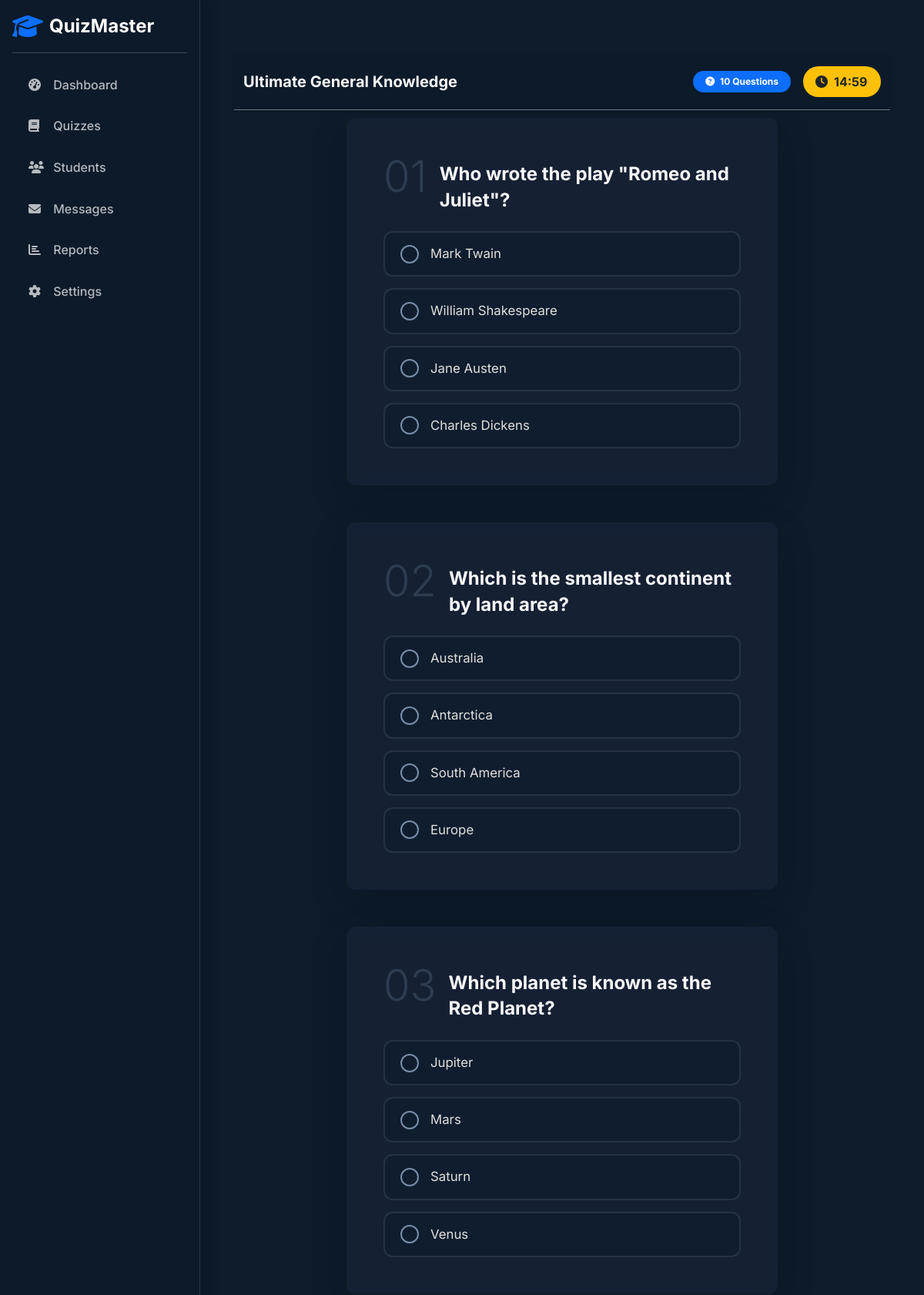
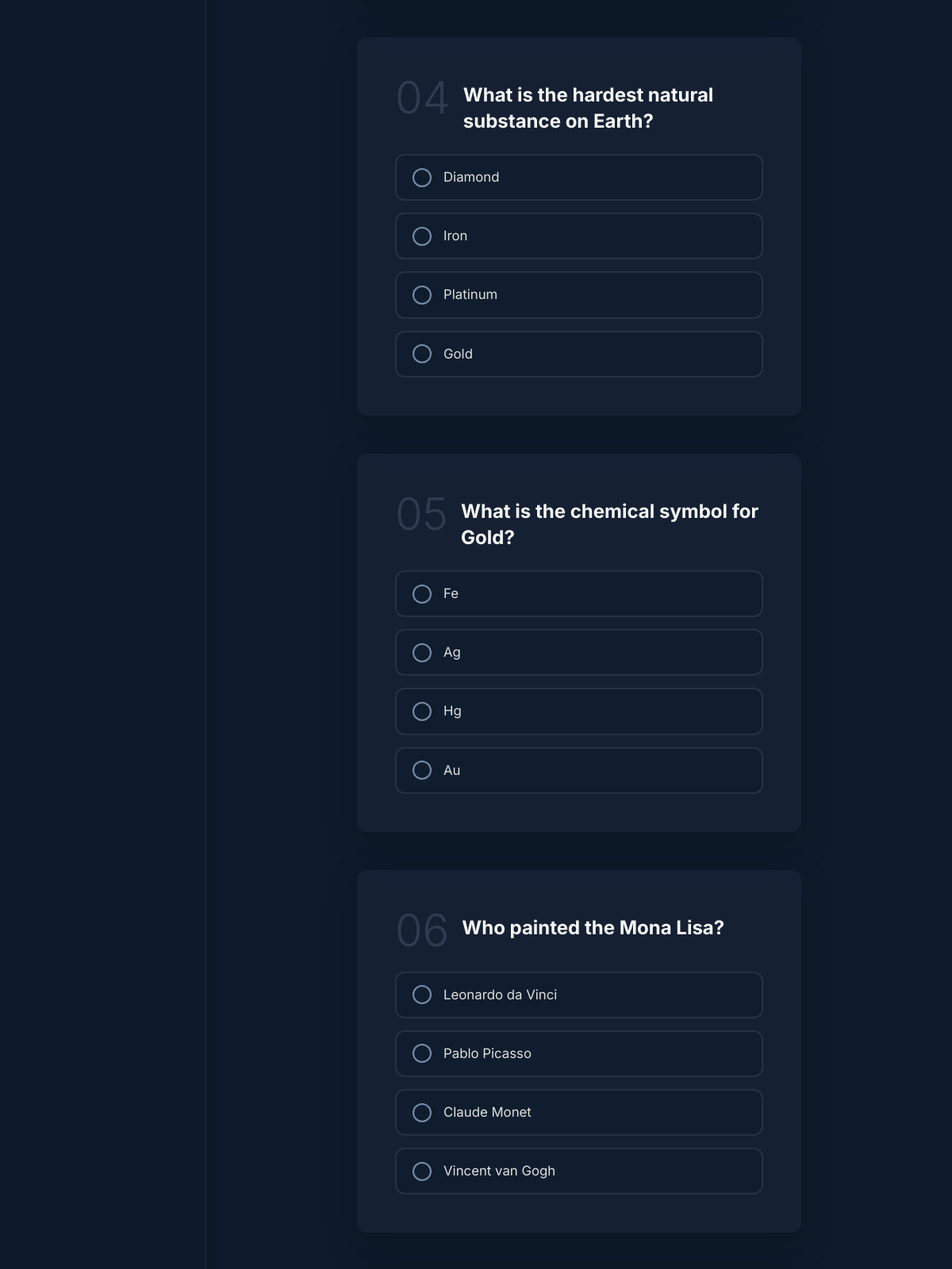
/student/take-quiz.php?id=1 (signed in, upper part), run on the app's committed database (2 pictures, top to bottom).
### tables this page shows
CREATE TABLE quizzes (
    id INT AUTO_INCREMENT PRIMARY KEY,
    title VARCHAR(255) NOT NULL,
    description TEXT,
    category_id INT,
    time_limit INT DEFAULT 0 COMMENT 'Time in minutes',
    passing_score INT DEFAULT 50 COMMENT 'Percentage',
    created_by INT NOT NULL,
    created_at TIMESTAMP DEFAULT CURRENT_TIMESTAMP,
    
    FOREIGN KEY (category_id) REFERENCES categories(id) ON DELETE SET NULL,
    FOREIGN KEY (created_by) REFERENCES users(id) ON DELETE CASCADE
);

CREATE TABLE questions (
    id INT AUTO_INCREMENT PRIMARY KEY,
    quiz_id INT NOT NULL,
    question_text TEXT NOT NULL,
    question_type ENUM('multiple_choice', 'true_false') DEFAULT 'multiple_choice',
    marks INT DEFAULT 1,
    created_at TIMESTAMP DEFAULT CURRENT_TIMESTAMP,
    
    FOREIGN KEY (quiz_id) REFERENCES quizzes(id) ON DELETE CASCADE
);

CREATE TABLE options (
    id INT AUTO_INCREMENT PRIMARY KEY,
    question_id INT NOT NULL,
    option_text TEXT NOT NULL,
    is_correct TINYINT(1) DEFAULT 0,
    
    FOREIGN KEY (question_id) REFERENCES questions(id) ON DELETE CASCADE
);

### controllers/take-quiz-process.php (called while the page is built, shortened)
<?php
require_once '../config/database.php';
require_once '../includes/functions.php';
$quiz_id = $_GET['id'];
$stmt = $pdo->prepare("SELECT * FROM quizzes WHERE id = ?");
$stmt->execute([$quiz_id]);
$quiz = $stmt->fetch();
$stmt = $pdo->prepare("SELECT * FROM questions WHERE quiz_id = ? ORDER BY RAND()");
$stmt->execute([$quiz_id]);
$questions = $stmt->fetchAll();
include_once '../includes/header.php';
?>

### includes/functions.php (called while the page is built, shortened)
<?php
function sanitize($data) {
    return htmlspecialchars(strip_tags(trim($data)));
}
?>

### student/take-quiz.php (the view, shortened to what this page needs)
<?php include_once '../controllers/take-quiz-process.php'; ?>
<div class="sticky-top bg-dark-glass border-bottom border-secondary mb-4 py-3 shadow-sm" style="top: 70px; z-index: 900;">
    <div class="container">
        <div class="d-flex justify-content-between align-items-center">
            <div>
                <h5 class="mb-0 text-light d-none d-md-block"><?php echo sanitize($quiz['title']); ?></h5>
            </div>
            <div class="d-flex align-items-center gap-3">
                <span class="badge bg-primary rounded-pill px-3 py-2">
                    <i class="fas fa-question-circle me-1"></i> <?php echo count($questions); ?> Questions
                </span>
                <?php if($quiz['time_limit'] > 0): ?>
                    <div class="timer-badge d-flex align-items-center px-3 py-2 rounded-pill bg-warning text-dark fw-bold">
                        <i class="fas fa-clock me-2"></i>
                        <span id="time-remaining" style="min-width: 45px;"><?php echo $quiz['time_limit']; ?>:00</span>
                    </div>
                <?php endif; ?>
            </div>
        </div>
    </div>
</div>
<div class="row justify-content-center">
    <div class="col-lg-8">
        <form action="" method="POST" id="quizForm">
            <?php foreach($questions as $index => $q): ?>
                <div class="card mb-5 border-0 shadow-lg glass-card position-relative overflow-hidden" id="q_<?php echo $q['id']; ?>">
                    <div class="position-absolute top-0 start-0 w-100 bg-gradient-primary" style="height: 4px;"></div>
                    <div class="card-body p-4 p-md-5">
                        <div class="d-flex mb-4">
                            <span class="display-4 text-muted opacity-25 me-3" style="line-height: 1;">
                                <?php echo sprintf("%02d", $index + 1); ?>
                            </span>
                            <h4 class="card-title text-light mb-0 pt-2" style="line-height: 1.4;">
                                <?php echo sanitize($q['question_text']); ?>
                            </h4>
                        </div>
                        <?php
                            $opt_stmt = $pdo->prepare("SELECT * FROM options WHERE question_id = ? ORDER BY RAND()");
                            $opt_stmt->execute([$q['id']]);
                            $options = $opt_stmt->fetchAll();
                        ?>
                        <div class="options-grid">
                            <?php foreach($options as $opt): ?>
                                <div class="option-item">
                                    <label class="option-label" for="opt_<?php echo $opt['id']; ?>">
                                        <div class="check-circle"></div>
                                        <span class="option-text"><?php echo sanitize($opt['option_text']); ?></span>
                                    </label>
                                </div>
                            <?php endforeach; ?>
                        </div>
                    </div>
                </div>
            <?php endforeach; ?>
        </form>
    </div>
</div>
<?php include_once '../includes/footer.php'; ?>

### assets/css/style.css (style rules this page uses)
:root { --ink-black: #0D1B2A; --prussian-blue: #1B263B; --dusk-blue: #415A77; --dusty-denim: #778DA9; --alabaster-grey: #E0E1DD; --primary: #415A77; --secondary: #778DA9; --dark-bg: #0D1B2A; --card-bg: #1B263B; --light-text: #E0E1DD; --muted-text: #778DA9; --success: #10b981; --warning: #f59e0b; --danger: #ef4444; --info: #3b82f6; --gradient-primary: linear-gradient(135deg, #1B263B 0%, #415A77 100%); --gradient-accent: linear-gradient(135deg, #415A77 0%, #778DA9 100%); }
body { background-color: var(--dark-bg); color: var(--light-text); font-family: 'Inter', system-ui, -apple-system, sans-serif; min-height: 100vh; display: flex; flex-direction: column; }
h1, h2, h3, h4, h5, h6 { color: var(--alabaster-grey); font-weight: 700; }
.card { background-color: var(--card-bg); border: 1px solid rgba(119, 141, 169, 0.2); border-radius: 12px; box-shadow: 0 4px 6px rgba(13, 27, 42, 0.3); transition: transform 0.3s ease, box-shadow 0.3s ease; }
.text-muted { color: var(--muted-text) !important; }
.glass-card { background: rgba(27, 38, 59, 0.6); backdrop-filter: blur(10px); -webkit-backdrop-filter: blur(10px); border: 1px solid rgba(119, 141, 169, 0.1); border-radius: 12px; }
.bg-dark-glass { background-color: rgba(13, 27, 42, 0.5); backdrop-filter: blur(10px); -webkit-backdrop-filter: blur(10px); }

### student/take-quiz.php (style rules this page uses)
.bg-dark-glass { background-color: rgba(13, 27, 42, 0.95); backdrop-filter: blur(10px); }
.glass-card { background: rgba(27, 38, 59, 0.6); backdrop-filter: blur(10px); border: 1px solid rgba(119, 141, 169, 0.1); }
.options-grid { display: grid; gap: 15px; }
.option-item { position: relative; }
.option-label { display: flex; align-items: center; padding: 15px 20px; background: rgba(13, 27, 42, 0.5); border: 2px solid rgba(119, 141, 169, 0.2); border-radius: 12px; cursor: pointer; transition: all 0.3s ease; }
.check-circle { width: 24px; height: 24px; border: 2px solid var(--secondary); border-radius: 50%; margin-right: 15px; position: relative; transition: all 0.3s ease; flex-shrink: 0; }
.check-circle::after { content: ''; position: absolute; top: 50%; left: 50%; transform: translate(-50%, -50%) scale(0); width: 10px; height: 10px; background-color: white; border-radius: 50%; transition: transform 0.2s ease; }
.option-text { color: var(--light-text); font-size: 1.05rem; }

### data on the page
quizzes: title "Ultimate General Knowledge"
questions: question_text "Who wrote the play \"Romeo and Juliet\"?"
options: option_text "Mark Twain"
options: option_text "William Shakespeare"
options: option_text "Jane Austen"
options: option_text "Charles Dickens"
questions: question_text "Which is the smallest continent by land area?"
options: option_text "Australia"
options: option_text "Antarctica"
options: option_text "South America"
options: option_text "Europe"
questions: question_text "Which planet is known as the Red Planet?"
options: option_text "Jupiter"
options: option_text "Mars"
options: option_text "Saturn"
options: option_text "Venus"
questions: question_text "What is the hardest natural substance on Earth?"
options: option_text "Diamond"
options: option_text "Iron"
options: option_text "Platinum"
options: option_text "Gold"
questions: question_text "What is the chemical symbol for Gold?"
options: option_text "Fe"
options: option_text "Ag"
options: option_text "Hg"
options: option_text "Au"
questions: question_text "Who painted the Mona Lisa?"
options: option_text "Leonardo da Vinci"
options: option_text "Pablo Picasso"
options: option_text "Claude Monet"
options: option_text "Vincent van Gogh"

### other printed values
count($questions) "10"
